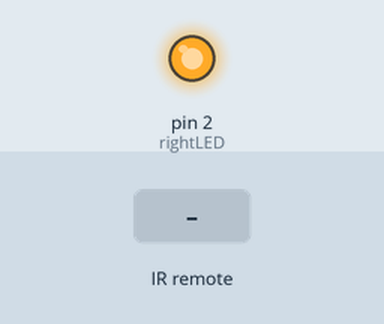
This sketch was run on a simulated Arduino Uno, built with avr-gcc and run on an emulated ATmega328P. Parts: output pins drawn as LEDs (lit = HIGH). The inputs (shaded band) are chosen by the test bench. What the sketch prints to the serial monitor is not drawn.

Above: at 6.8 s.
6.9 s: infrared code 0xFF30CF received
At 9.3 s:
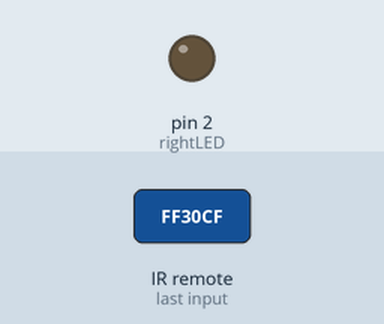
Timing chart, 0 to 19.5 s (numbered marks = the images above; inputs shaded):
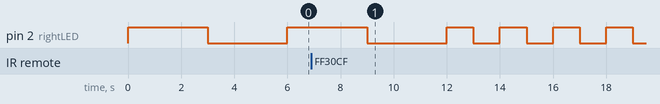

The sketch:

IRblinkTest.ino
```cpp
/*
 * Modified version of IRrecvDemo.
 * Here we add a blink function whose delay is controlled by IR
 * Skeleton code
 */

#include <IRremote.h>

int RECV_PIN = 11;

IRrecv irrecv(RECV_PIN);

decode_results results;

int D=3000; //blink delay
int rightLED= 2;

void setup()
{
  Serial.begin(9600);
  // In case the interrupt driver crashes on setup, give a clue
  // to the user what's going on.
  Serial.println("Enabling IRin");
  irrecv.enableIRIn(); // Start the receiver
  Serial.println("Enabled IRin");
  pinMode(rightLED,OUTPUT);
}

void loop() {
  if (irrecv.decode(&results)) {
    Serial.println(results.value, HEX);
    irrecv.resume(); // Receive the next value
    if (results.value == 0xFF30CF)D=1000; //1 pushed
    //ADD IF STATEMENT FOR CASE 2 PUSHED
    //ADD IF STATEMENT FOR CASE 3 PUSHED
    //ADD IF STATEMENT FOR CASE 4 PUSHED
  }
  digitalWrite(rightLED,HIGH);
  delay(D);
  digitalWrite(rightLED,LOW);
  delay(D);
  }
```

Measured:
- by itself, pin 2 (rightLED): repeats every 2.0 s: HIGH 1.0 s, LOW 1.0 s
